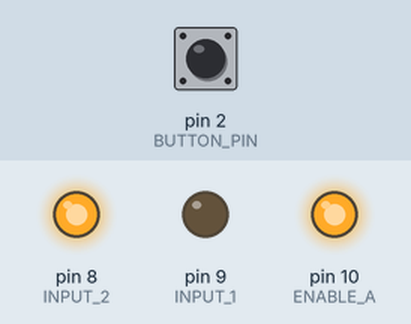
Recording of a sketch running on a simulated Arduino Uno, built with avr-gcc and run on an emulated ATmega328P. Shown: output pins drawn as LEDs (lit = HIGH). Dashed ring = blinking. The test bench sets the inputs (shaded band); at power-on: pin 2 (BUTTON_PIN) LOW. What the sketch prints to the serial monitor is not drawn.

Above: at 1.2 s.
1.3 s: pin 2 (BUTTON_PIN) pulled HIGH for 3.2 s
At 4.7 s:
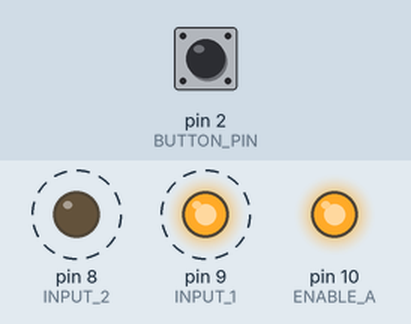
6.0 s: pin 2 (BUTTON_PIN) pulled HIGH for 0.15 s
At 7.1 s:
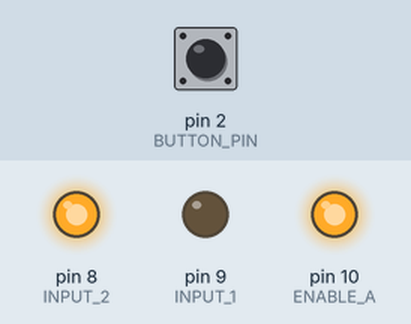
Timing chart, 0 to 9.0 s (numbered marks = the images above; inputs shaded):
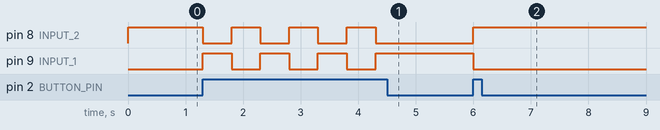

Measured:
- after the input at 1.3 s, pin 8 (INPUT_2): alternates HIGH for 0.50 s and LOW for 0.50 s, 7 changes in all, then stays LOW, starting at once; pin 9 (INPUT_1): alternates HIGH for 0.50 s and LOW for 0.50 s, 7 changes in all, then stays HIGH, starting at once
- after the input at 6.0 s, pin 8 (INPUT_2): LOW → HIGH at once; pin 9 (INPUT_1): HIGH → LOW at once

The sketch:

CH_45_03.ino
```cpp
int ENABLE_A = 10;       // Enable A 핀
int INPUT_1 = 9;      // 모터 제어 핀 1
int INPUT_2 = 8;      // 모터 제어 핀 2

int BUTTON_PIN = 2;
boolean direction = true;     // 정회전

void setup() {
  pinMode(ENABLE_A, OUTPUT);
  pinMode(INPUT_1, OUTPUT);
  pinMode(INPUT_2, OUTPUT);

  digitalWrite(ENABLE_A, HIGH);     // 최대 속도
  pinMode(BUTTON_PIN, INPUT);     // 버튼 연결 핀을 입력으로 설정

  forward();          // 정회전으로 시작
  Serial.begin(9600);
  Serial.println("* 시작...");
}

void loop() {
  if (digitalRead(BUTTON_PIN)) {
    direction = !direction;     // 버튼이 눌러지면 회전 방향 바꿈

    if (direction) {
      forward();
      Serial.println(" => 앞으로...");
      delay(500);
    }
    else {
      backward();
      Serial.println(" => 뒤로...");
      delay(500);
    }
  }
}

void forward() {
  digitalWrite(INPUT_1, LOW);     // 표 45.3 참고
  digitalWrite(INPUT_2, HIGH);
}

void backward() {
  digitalWrite(INPUT_1, HIGH);    // 표 45.3 참고
  digitalWrite(INPUT_2, LOW);
}
```
